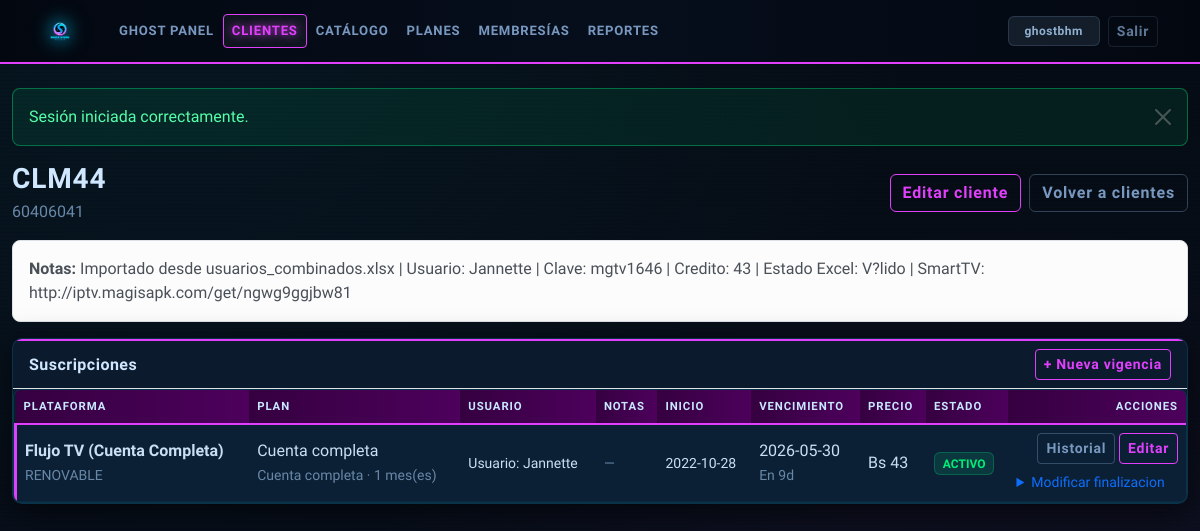
Screenshot of /clientes/194 (signed in) with the database file from the repository.
### tables this page shows
CREATE TABLE `clientes` (
  `id` int(11) NOT NULL,
  `nombre` varchar(120) NOT NULL,
  `telefono` varchar(20) NOT NULL,
  `notas` text DEFAULT NULL,
  `created_at` datetime DEFAULT current_timestamp()
);

CREATE TABLE `suscripciones` (
  `id` int(11) NOT NULL,
  `cliente_id` int(11) NOT NULL,
  `plataforma_id` int(11) NOT NULL,
  `modalidad_id` int(11) NOT NULL,
  `precio_venta` decimal(10,2) DEFAULT NULL,
  `costo_base` decimal(10,2) DEFAULT NULL,
  `fecha_inicio` date NOT NULL,
  `fecha_vencimiento` date NOT NULL,
  `estado` enum('CONTACTAR_2D','REENVIAR_1D','ESPERA','ACTIVO','VENCIDO','RECUP') DEFAULT 'ACTIVO',
  `ultimo_contacto_fecha` datetime DEFAULT NULL,
  `ultimo_contacto_tipo` enum('MENOS_2','MENOS_1','REC_7','REC_15') DEFAULT NULL,
  `usuario_proveedor` varchar(150) DEFAULT NULL,
  `notas` text DEFAULT NULL,
  `flag_no_renovo` tinyint(1) DEFAULT 0,
  `created_at` datetime DEFAULT current_timestamp()
);

CREATE TABLE `plataformas` (
  `id` int(11) NOT NULL,
  `nombre` varchar(100) NOT NULL,
  `tipo_servicio` enum('RENOVABLE','DESECHABLE') NOT NULL,
  `duraciones_disponibles` varchar(100) DEFAULT NULL,
  `dato_renovacion` varchar(20) NOT NULL DEFAULT 'NO_APLICA',
  `mensaje_menos_2` text DEFAULT NULL,
  `mensaje_menos_1` text DEFAULT NULL,
  `mensaje_rec_7` text DEFAULT NULL,
  `mensaje_rec_15` text DEFAULT NULL,
  `created_at` datetime DEFAULT current_timestamp()
);

CREATE TABLE `modalidades` (
  `id` int(11) NOT NULL,
  `plataforma_id` int(11) NOT NULL,
  `nombre_modalidad` varchar(100) NOT NULL,
  `tipo_cuenta` enum('CUENTA_COMPLETA','POR_DISPOSITIVOS','AMBOS') NOT NULL DEFAULT 'CUENTA_COMPLETA',
  `duracion_meses` int(11) NOT NULL DEFAULT 1,
  `dispositivos` int(11) DEFAULT NULL,
  `precio` decimal(10,2) NOT NULL,
  `costo` decimal(10,2) NOT NULL DEFAULT 0.00,
  `created_at` datetime DEFAULT current_timestamp()
);

### app/core/Controller.php (called while the page is built, shortened)
<?php
class Controller
{
    protected function render(string $view, array $data = []): void
    {
        extract($data, EXTR_SKIP);
        require APP_PATH . '/views/layouts/header.php';
        require APP_PATH . '/views/' . $view . '.php';
        require APP_PATH . '/views/layouts/footer.php';
    }
}

### app/controllers/ClientesController.php (called while the page is built, shortened)
<?php
class ClientesController extends Controller
{
    private Cliente $clientes;
    private Suscripcion $suscripciones;
    public function __construct()
    {
        $this->clientes = new Cliente();
        $this->suscripciones = new Suscripcion();
    }
    public function show(int $id): void
    {
        $item = $this->clientes->find($id);
        $suscripciones = $this->suscripciones->allByCliente($id);
        $this->render('clientes/show', [
            'pageTitle' => 'Cliente: ' . ($item['nombre'] ?? ''),
            'item' => $item,
            'suscripciones' => $suscripciones,
        ]);
    }
}

### app/config/db.php (called while the page is built, shortened)
<?php
function db(): \PDO
{
    static $pdo = null;
    if ($pdo instanceof \PDO) {
        return $pdo;
    }
    $dsn = sprintf(
        'mysql:host=%s;port=%d;dbname=%s;charset=%s',
        DB_HOST,
        DB_PORT,
        DB_NAME,
        DB_CHARSET
    );
    $options = [
        \PDO::ATTR_ERRMODE => \PDO::ERRMODE_EXCEPTION,
        \PDO::ATTR_DEFAULT_FETCH_MODE => \PDO::FETCH_ASSOC,
        \PDO::ATTR_EMULATE_PREPARES => false,
    ];
    if (defined('PDO::MYSQL_ATTR_INIT_COMMAND')) {
        $setNames = 'SET NAMES ' . DB_CHARSET;
        if (defined('DB_COLLATION') && DB_COLLATION !== '') {
            $setNames .= ' COLLATE ' . DB_COLLATION;
        }
        $options[\PDO::MYSQL_ATTR_INIT_COMMAND] = $setNames;
    }
    try {
        $pdo = new \PDO(
            $dsn,
            DB_USER,
            DB_PASS,
            $options
        );
    } catch (\PDOException $exception) {
        $logDir = STORAGE_PATH . '/logs';
        if (!is_dir($logDir)) {
            @mkdir($logDir, 0775, true);
        }
        $logLine = sprintf(
            "[%s] Error DB: %s%s",
            date('Y-m-d H:i:s'),
            $exception->getMessage(),
            PHP_EOL
        );
        @file_put_contents($logDir . '/app.log', $logLine, FILE_APPEND);
        http_response_code(500);
        if (APP_DEBUG) {
            die('Error de conexion a base de datos: ' . $exception->getMessage());
        }
        die('Error interno del servidor.');
    }
    return $pdo;
}

### app/models/BaseModel.php (called while the page is built, shortened)
<?php
abstract class BaseModel
{
    public function __construct(?PDO $db = null)
    {
        $this->db = $db ?? \db();
    }
}

### app/models/Cliente.php (called while the page is built, shortened)
<?php
class Cliente extends BaseModel
{
    public function find(int $id): ?array
    {
        $stmt = $this->db->prepare('SELECT * FROM clientes WHERE id = :id LIMIT 1');
        $stmt->execute(['id' => $id]);
        $result = $stmt->fetch();
        return $result ?: null;
    }
}

### app/config/config.php (called while the page is built, shortened)
<?php
function base_url_path(): string
{
    static $basePath = null;
    if ($basePath !== null) {
        return $basePath;
    }
    $scriptDir = str_replace('\\', '/', dirname($_SERVER['SCRIPT_NAME'] ?? '/'));
    $scriptDir = rtrim($scriptDir, '/');
    $basePath = $scriptDir === '' ? '/' : $scriptDir;
    return $basePath;
}
function url(string $path = '/'): string
{
    $base = base_url_path();
    $path = '/' . ltrim($path, '/');
    return $base === '/' ? $path : $base . $path;
}
function e(mixed $value): string
{
    return htmlspecialchars((string) $value, ENT_QUOTES, 'UTF-8');
}
function money(mixed $value): string
{
    $amount = (float) $value;
    $decimals = APP_MONEY_DECIMALS;
    return APP_CURRENCY_SYMBOL . ' ' . number_format(
        $amount,
        $decimals,
        APP_DECIMAL_SEPARATOR,
        APP_THOUSANDS_SEPARATOR
    );
}

### app/models/Suscripcion.php (called while the page is built, shortened)
<?php
class Suscripcion extends BaseModel
{
    public function allByCliente(int $clienteId): array
    {
        $stmt = $this->db->prepare(
            'SELECT
                s.*,
                p.nombre AS plataforma_nombre,
                p.tipo_servicio AS plataforma_tipo_servicio,
                p.dato_renovacion AS plataforma_dato_renovacion,
                m.nombre_modalidad,
                m.tipo_cuenta,
                m.duracion_meses,
                m.dispositivos,
                m.precio AS modalidad_precio,
                m.costo AS modalidad_costo,
                COALESCE(s.precio_venta, m.precio) AS precio_final,
                COALESCE(s.costo_base, m.costo) AS costo_final,
                (COALESCE(s.precio_venta, m.precio) - COALESCE(s.costo_base, m.costo)) AS ganancia_final,
                DATEDIFF(s.fecha_vencimiento, CURDATE()) AS dias_para_vencer
            FROM suscripciones s
            INNER JOIN plataformas p ON p.id = s.plataforma_id
            INNER JOIN modalidades m ON m.id = s.modalidad_id
            WHERE s.cliente_id = :cliente_id
            ORDER BY s.fecha_vencimiento DESC, s.id DESC'
        );
        $stmt->execute(['cliente_id' => $clienteId]);
        return $stmt->fetchAll();
    }
}

### app/models/Modalidad.php (called while the page is built, shortened)
<?php
class Modalidad extends BaseModel
{
    public static function tipoCuentaLabel(string $tipo, ?int $dispositivos = null): string
    {
        return match ($tipo) {
            'POR_DISPOSITIVOS' => $dispositivos !== null && $dispositivos > 0
                ? 'Por dispositivos (' . $dispositivos . ')'
                : 'Por dispositivos',
            'AMBOS' => 'Cuenta completa o por dispositivos',
            default => 'Cuenta completa',
        };
    }
}

### app/models/Plataforma.php (called while the page is built, shortened)
<?php
class Plataforma extends BaseModel
{
    public static function datoRenovacionLabel(?string $value): string
    {
        return match (strtoupper(trim((string) $value))) {
            'CORREO' => 'Correo',
            'USUARIO' => 'Usuario',
            default => 'No aplica',
        };
    }
}

### app/views/clientes/show.php (the view, shortened to what this page needs)
<?php
if (!function_exists('status_badge_show')) {
    function status_badge_show(string $status): string
    {
        return match ($status) {
            'CONTACTAR_2D' => 'text-bg-warning',
            'REENVIAR_1D' => 'text-bg-info',
            'ESPERA' => 'text-bg-primary',
            'ACTIVO' => 'text-bg-success',
            'VENCIDO' => 'text-bg-danger',
            'RECUP' => 'text-bg-dark',
            default => 'text-bg-secondary',
        };
    }
}
?>
<div class="d-flex flex-wrap justify-content-between align-items-center gap-2 mb-3">
    <div>
        <h1 class="h3 mb-1"><?= e((string) ($item['nombre'] ?? '')) ?></h1>
        <p class="text-secondary mb-0"><?= e((string) ($item['telefono'] ?? '')) ?></p>
    </div>
    <div class="d-flex gap-2">
        <a href="<?= e(url('/clientes/editar/' . (int) $item['id'])) ?>" class="btn btn-outline-primary">Editar cliente</a>
        <a href="<?= e(url('/clientes')) ?>" class="btn btn-outline-secondary">Volver a clientes</a>
    </div>
</div>
<?php if (!empty($item['notas'])): ?>
<div class="alert alert-light border mb-3">
    <strong>Notas:</strong> <?= e((string) $item['notas']) ?>
</div>
<?php endif; ?>
<div class="card shadow-sm mb-3">
    <div class="card-body p-0">
        <div class="px-3 py-2 border-bottom d-flex justify-content-between align-items-center">
            <h2 class="h6 mb-0">Suscripciones</h2>
            <a href="<?= e(url('/suscripciones?cliente_id=' . (int) $item['id'] . '#nueva-vigencia')) ?>" class="btn btn-sm btn-outline-primary">+ Nueva vigencia</a>
        </div>
        <div class="table-responsive">
            <table class="table table-striped align-middle mb-0">
                <thead class="table-dark">
                    <tr>
                        <th>Plataforma</th>
                        <th>Plan</th>
                        <th>Usuario</th>
                        <th>Notas</th>
                        <th>Inicio</th>
                        <th>Vencimiento</th>
                        <th>Precio</th>
                        <th>Estado</th>
                        <th class="text-end">Acciones</th>
                    </tr>
                </thead>
                <tbody>
                    <?php foreach ($suscripciones as $sus): ?>
                        <?php
                        $dias = (int) ($sus['dias_para_vencer'] ?? 0);
                        $isNoRenew = (int) ($sus['flag_no_renovo'] ?? 0) === 1;
                        $statusLabel = $isNoRenew ? 'VENCIDO' : (string) ($sus['estado'] ?? '');
                        $tipoCuenta = (string) ($sus['tipo_cuenta'] ?? 'CUENTA_COMPLETA');
                        $dispositivos = isset($sus['dispositivos']) ? (int) $sus['dispositivos'] : null;
                        $duracion = max(1, (int) ($sus['duracion_meses'] ?? 1));
                        if ($dias < 0) {
                            $diasLabel = 'Vencido hace ' . abs($dias) . 'd';
                            $diasClass = 'text-danger';
                        } elseif ($dias === 0) {
                            $diasLabel = 'Hoy';
                            $diasClass = 'text-danger';
                        } else {
                            $diasLabel = 'En ' . $dias . 'd';
                            $diasClass = $dias <= 3 ? 'text-warning' : 'text-secondary';
                        }
                        ?>
                        <tr>
                            <td>
                                <div class="fw-semibold"><?= e((string) ($sus['plataforma_nombre'] ?? '')) ?></div>
                                <small class="text-secondary"><?= e((string) ($sus['plataforma_tipo_servicio'] ?? '')) ?></small>
                            </td>
                            <td>
                                <div><?= e((string) ($sus['nombre_modalidad'] ?? '')) ?></div>
                                <small class="text-secondary"><?= e(Modalidad::tipoCuentaLabel($tipoCuenta, $dispositivos)) ?> · <?= e((string) $duracion) ?> mes(es)</small>
                            </td>
                            <td>
                                <?php if (!empty($sus['usuario_proveedor'])): ?>
                                    <?php $renovLabel = Plataforma::datoRenovacionLabel((string) ($sus['plataforma_dato_renovacion'] ?? 'USUARIO')); ?>
                                    <small><?= e($renovLabel) ?>: <?= e((string) $sus['usuario_proveedor']) ?></small>
                                <?php else: ?>
                                    <small class="text-secondary">—</small>
                                <?php endif; ?>
                            </td>
                            <td>
                                <?php if (!empty($sus['notas'])): ?>
                                    <small><?= e(mb_strimwidth((string) $sus['notas'], 0, 50, '…')) ?></small>
                                <?php else: ?>
                                    <small class="text-secondary">—</small>
                                <?php endif; ?>
                            </td>
                            <td><small><?= e((string) ($sus['fecha_inicio'] ?? '')) ?></small></td>
                            <td>
                                <div><?= e((string) ($sus['fecha_vencimiento'] ?? '')) ?></div>
                                <small class="<?= e($diasClass) ?>"><?= e($diasLabel) ?></small>
                            </td>
                            <td><?= e(money((float) ($sus['precio_final'] ?? $sus['modalidad_precio'] ?? 0))) ?></td>
                            <td>
                                <span class="badge <?= e(status_badge_show($statusLabel)) ?>"><?= e($statusLabel) ?></span>
                            </td>
                            <td>
                                <div class="d-flex flex-wrap gap-1 justify-content-end">
                                    <a class="btn btn-outline-secondary btn-sm" href="<?= e(url('/suscripciones/historial/' . (int) $sus['id'])) ?>">Historial</a>
                                    <a class="btn btn-outline-primary btn-sm" href="<?= e(url('/suscripciones/editar/' . (int) $sus['id'])) ?>">Editar</a>
                                </div>
                                <details class="mt-2">
                                    <summary class="small text-primary" role="button">Modificar finalizacion</summary>
                                </details>
                            </td>
                        </tr>
                    <?php endforeach; ?>
                </tbody>
            </table>
        </div>
    </div>
</div>

### public/index.php (shortened to what this page needs)
<?php
require_once __DIR__ . '/../app/config/config.php';
require_once APP_PATH . '/config/db.php';
spl_autoload_register(static function (string $className): void {
    $prefix = 'App\\';
    $relativeClass = substr($className, strlen($prefix));
    $parts = explode('\\', $relativeClass);
    if (isset($parts[0])) {
        $parts[0] = strtolower($parts[0]);
    }
    $filePath = APP_PATH . '/' . implode('/', $parts) . '.php';
});
$method = $_SERVER['REQUEST_METHOD'] ?? 'GET';
$path = request_path();
foreach ($routes as [$routeMethod, $routePattern, $handler]) {
    if ($method !== $routeMethod) {
        continue;
    }
    if (!preg_match($routePattern, $path, $matches)) {
        continue;
    }
    array_shift($matches);
    [$controllerClass, $action] = $handler;
    $controller = new $controllerClass();
    $params = array_map(static fn (string $item): int|string => ctype_digit($item) ? (int) $item : $item, $matches);
    call_user_func_array([$controller, $action], $params);
    exit;
}
require APP_PATH . '/views/layouts/header.php';
require APP_PATH . '/views/layouts/footer.php';

### rows the page displays
clientes: nombre "CLM44", telefono "60406041", notas "Importado desde usuarios_combinados.xlsx | Usuario: Jannette | Clave: mgtv1646 | Credito: 43 | Estado Excel: V?lido | SmartTV: http://iptv.magisapk.com/get/ngwg9ggjbw81"
suscripciones: plataforma.nombre "Flujo TV (Cuenta Completa)", plataforma.tipo_servicio "RENOVABLE", modalidad.nombre_modalidad "Cuenta completa", modalidad.tipo_cuenta "Cuenta completa", modalidad.duracion_meses "1", plataforma.dato_renovacion "Usuario", usuario_proveedor "Jannette", fecha_inicio "2022-10-28", fecha_vencimiento "2026-05-30", diasLabel "En 9d", modalidad_precio "Bs 43", estado "ACTIVO"

### other values shown
$flash['message'] "Sesión iniciada correctamente."
